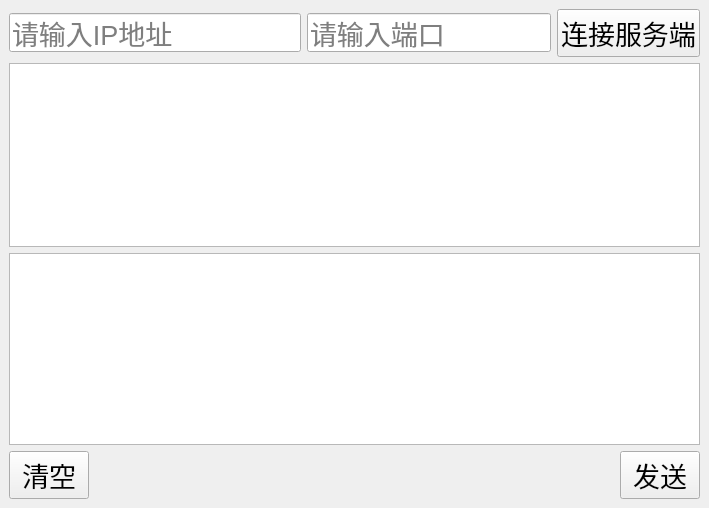
<?xml version="1.0" encoding="UTF-8"?>
<ui version="4.0">
 <class>Client</class>
 <widget class="QMainWindow" name="Client">
  <property name="geometry">
   <rect>
    <x>0</x>
    <y>0</y>
    <width>709</width>
    <height>508</height>
   </rect>
  </property>
  <property name="font">
   <font>
    <pointsize>20</pointsize>
   </font>
  </property>
  <property name="windowTitle">
   <string>Client</string>
  </property>
  <widget class="QWidget" name="centralwidget">
   <layout class="QVBoxLayout" name="verticalLayout">
    <item>
     <layout class="QHBoxLayout" name="h1">
      <item>
       <widget class="QLineEdit" name="lineIP">
        <property name="placeholderText">
         <string>请输入IP地址</string>
        </property>
       </widget>
      </item>
      <item>
       <widget class="QLineEdit" name="linePort">
        <property name="sizePolicy">
         <sizepolicy hsizetype="Fixed" vsizetype="Fixed">
          <horstretch>0</horstretch>
          <verstretch>0</verstretch>
         </sizepolicy>
        </property>
        <property name="placeholderText">
         <string>请输入端口</string>
        </property>
       </widget>
      </item>
      <item>
       <widget class="QPushButton" name="btnconnect">
        <property name="text">
         <string>连接服务端</string>
        </property>
       </widget>
      </item>
     </layout>
    </item>
    <item>
     <widget class="QTextBrowser" name="textBrowser"/>
    </item>
    <item>
     <widget class="QTextEdit" name="textEdit">
      <property name="sizePolicy">
       <sizepolicy hsizetype="Expanding" vsizetype="Fixed">
        <horstretch>0</horstretch>
        <verstretch>0</verstretch>
       </sizepolicy>
      </property>
     </widget>
    </item>
    <item>
     <layout class="QHBoxLayout" name="h2">
      <item>
       <widget class="QPushButton" name="btnclear">
        <property name="text">
         <string>清空</string>
        </property>
       </widget>
      </item>
      <item>
       <spacer name="hpacer">
        <property name="orientation">
         <enum>Qt::Horizontal</enum>
        </property>
        <property name="sizeHint" stdset="0">
         <size>
          <width>40</width>
          <height>20</height>
         </size>
        </property>
       </spacer>
      </item>
      <item>
       <widget class="QPushButton" name="btnsend">
        <property name="text">
         <string>发送</string>
        </property>
       </widget>
      </item>
     </layout>
    </item>
   </layout>
  </widget>
 </widget>
 <resources/>
 <connections/>
</ui>
